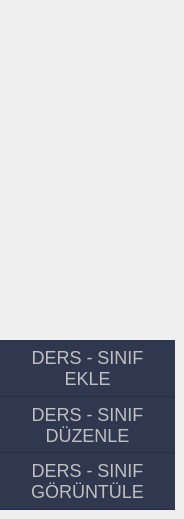
     <widget class="QWidget" name="menu_ders">
      <widget class="QPushButton" name="btn_ders_goruntule">
       <property name="geometry">
        <rect>
         <x>0</x>
         <y>453</y>
         <width>175</width>
         <height>57</height>
        </rect>
       </property>
       <property name="minimumSize">
        <size>
         <width>175</width>
         <height>0</height>
        </size>
       </property>
       <property name="maximumSize">
        <size>
         <width>175</width>
         <height>16777215</height>
        </size>
       </property>
       <property name="cursor">
        <cursorShape>PointingHandCursor</cursorShape>
       </property>
       <property name="styleSheet">
        <string notr="true">QPushButton{
background:rgba(45,54,76,0.99);
border:none;
color:silver;
font-size:18px;
border-bottom:1px solid rgb(38,46,65)
}

QPushButton:hover{
background:rgba(35,43,62,0.99);
border:none;
color:white;
border-bottom:1px solid rgb(38,46,65)
}
</string>
       </property>
       <property name="text">
        <string>DERS - SINIF
GÖRÜNTÜLE</string>
       </property>
      </widget>
      <widget class="QPushButton" name="btn_ders_duzenle">
       <property name="geometry">
        <rect>
         <x>0</x>
         <y>397</y>
         <width>175</width>
         <height>56</height>
        </rect>
       </property>
       <property name="minimumSize">
        <size>
         <width>175</width>
         <height>0</height>
        </size>
       </property>
       <property name="maximumSize">
        <size>
         <width>175</width>
         <height>16777215</height>
        </size>
       </property>
       <property name="cursor">
        <cursorShape>PointingHandCursor</cursorShape>
       </property>
       <property name="styleSheet">
        <string notr="true">QPushButton{
background:rgba(45,54,76,0.99);
border:none;
color:silver;
font-size:18px;
border-bottom:1px solid rgb(38,46,65)
}

QPushButton:hover{
background:rgba(35,43,62,0.99);
border:none;
color:white;
border-bottom:1px solid rgb(38,46,65)
}
</string>
       </property>
       <property name="text">
        <string>DERS - SINIF
DÜZENLE</string>
       </property>
      </widget>
      <widget class="QPushButton" name="btn_ders_ekle">
       <property name="geometry">
        <rect>
         <x>0</x>
         <y>340</y>
         <width>175</width>
         <height>57</height>
        </rect>
       </property>
       <property name="minimumSize">
        <size>
         <width>175</width>
         <height>0</height>
        </size>
       </property>
       <property name="maximumSize">
        <size>
         <width>175</width>
         <height>16777215</height>
        </size>
       </property>
       <property name="cursor">
        <cursorShape>PointingHandCursor</cursorShape>
       </property>
       <property name="styleSheet">
        <string notr="true">QPushButton{
background:rgba(45,54,76,0.99);
border:none;
color:silver;
font-size:18px;
border-bottom:1px solid rgb(38,46,65)
}

QPushButton:hover{
background:rgba(35,43,62,0.99);
border:none;
color:white;
border-bottom:1px solid rgb(38,46,65)
}
</string>
       </property>
       <property name="text">
        <string>DERS - SINIF
EKLE</string>
       </property>
      </widget>
     </widget>
